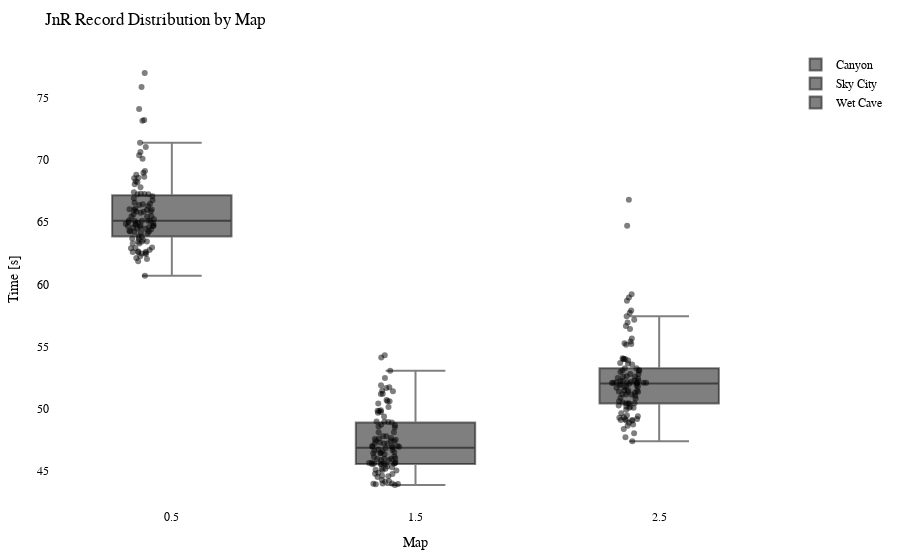

The notebook cell saved with this chart:
### Code cell
import plotly.graph_objects as go
import plotly.io as pio

df = getRecordsDataframe(minigame="Jump and Run")

# Calculate the offset for centering the data points
num_columns = len(df.columns)
offset = 0.5

# Create a Swarm plot using Plotly
fig = go.Figure()

for i, column in enumerate(df.columns):
    x_values = [i + offset] * len(df[column])  # Adjust x-values with offset for horizontal centering
    fig.add_trace(go.Box(x=x_values,
                         y=df[column],
                         name=column,
                         boxpoints='all',
                         pointpos=-0.5,  # Adjust point position to prevent overlapping
                         marker=dict(color='rgba(0,0,0,0.5)', size=6),  # Adjust marker color and size
                         hovertext=df.index,
                         hoverinfo='text+y'))

fig.update_layout(title="JnR Record Distribution by Map",
                  xaxis=dict(title="Map"),
                  yaxis=dict(title="Time [s]"),
                  showlegend=True,
                  font=dict(family="Arial", size=12, color="black"),  # Customize font
                  plot_bgcolor="white",  # Set background color
                  margin=dict(l=50, r=50, t=50, b=50),  # Adjust margins for better layout
                  )

pio.show(fig)

pio.write_html(fig, "out/jump_swarm_plot.html")

### Figure 1 — Plotly figure (JSON) as saved in the notebook; plotly's stock layout.template omitted (floating-point values rounded to 4 significant figures)
{"data": [{"boxpoints": "all", "hoverinfo": "text+y", "hovertext": ["20LeRe10", "agowskyy", "Allooy", "Anni808", "Axollotel", "BacardiSprite", "bawskey", "BusinessBent", "ByNetherdude", "byTobi", "cediiiiii_10", "Chander24", "Chrisi20101", "crocodile1870", "cxl1lo", "DarkCobweb", "deadfiight", "DerBaumIstDerWeg", "Dokkkkko", "Ex4cted", "Falke23_5", "Feinberg", "Fflopse", "ForceFox", "Freeeedom", "frutigall", "GamemasterNiki", "GeneralEnte06", "Gerrygames", "Gobo9", "GrafikKatze", "Grapfen", "Gummibearchen", "H1ghsay", "h4nnes", "Harold_Sensemann", "HerrDante", "Jan2220", "JennieKim", "jimmi1410", "JOW23", "Joy_8oy", "JustK1lling", "KakaMC", "Kanickelul", "Keenaai", "Kokochampi", "Kokochampo", "Kopfradio", "Krusti", "Kyuudo", "LeWi_100", "Livgo", "lizsyy", "LordAlexos", "Lubottus", "Luis_XYZ", "M0orey_0", "marbrueck", "Martomias", "Mincheeen", "MrNulfred", "Mvsk_", "Nexilus", "Ninivee", "officialryzon", "Oronor", "PedroZockt", "Picutar", "PixlNight", "PolizeiDreamy", "Radattel", "Radiokopf", "Raefinzs", "Ritokii", "rXzEr_Justin", "Sackkerl", "SB387", "schmaarek", "ScreamingBlatz", "Sebi1801", "Seemops_8", "Sey__", "Shiewk", "Snitcherella", "SpeckyCut", "StaudammAusHolz", "TheBreadHD", "Tomiokey", "tsuneee", "twitchparaskiill", "Txlentierter", "Umgfoin", "WirdNichtGeladen", "Wissender", "xBaumeisterin", "xX_Dima_ggg_Xx6", "xX_Masha_ggg_Xx9", "ymq_", "yzvm", "zTotito", "_n3d", "_Waldi_"], "marker": {"color": "rgba(0,0,0,0.5)", "size": 6}, "name": "Canyon", "pointpos": -0.5, "type": "box", "x": [0.5, 0.5, 0.5, 0.5, 0.5, 0.5, 0.5, 0.5, 0.5, 0.5, 0.5, 0.5, 0.5, 0.5, 0.5, 0.5, 0.5, 0.5, 0.5, 0.5, 0.5, 0.5, 0.5, 0.5, 0.5, 0.5, 0.5, 0.5, 0.5, 0.5, 0.5, 0.5, 0.5, 0.5, 0.5, 0.5, 0.5, 0.5, 0.5, 0.5, 0.5, 0.5, 0.5, 0.5, 0.5, 0.5, 0.5, 0.5, 0.5, 0.5, 0.5, 0.5, 0.5, 0.5, 0.5, 0.5, 0.5, 0.5, 0.5, 0.5, 0.5, 0.5, 0.5, 0.5, 0.5, 0.5, 0.5, 0.5, 0.5, 0.5, 0.5, 0.5, 0.5, 0.5, 0.5, 0.5, 0.5, 0.5, 0.5, 0.5, 0.5, 0.5, 0.5, 0.5, 0.5, 0.5, 0.5, 0.5, 0.5, 0.5, 0.5, 0.5, 0.5, 0.5, 0.5, 0.5, 0.5, 0.5, 0.5, 0.5, 0.5, 0.5, 0.5], "y": [67.09, 64.73, 63.44, 65.84, 65.5, 63.43, 68.21, 68.97, 75.86, 65.44, 61.86, 74.1, 64.49, 64.12, 66.76, 66.04, 65.16, 63.28, 64.8, 62.6, 65.87, 66.56, 62.12, 64.7, 64.31, 64.48, 64.87, 64.6, 64.41, 60.7, 63.85, 63.67, 64.25, 64.74, 67.25, 64.24, 62.58, 65.86, 65.09, 77.0, 62.75, 68.66, 64.15, 62.9, null, 66.38, 73.22, 70.39, 70.64, 66.0, 64.7, 62.45, 68.56, 62.26, 67.26, 62.53, 67.24, 67.28, 66.93, 64.95, 65.62, 64.9, 71.04, 73.16, 65.02, null, 66.01, 62.62, 63.82, 63.68, 71.39, 66.47, 66.44, 65.1, 70.11, 68.3, 68.54, 66.08, 62.96, 65.11, null, 64.61, 62.04, 63.57, 62.48, 68.81, 65.47, 67.8, 65.23, 63.42, 69.11, 66.3, 64.57, 64.87, 65.97, 62.64, 67.4, 68.04, 62.93, 63.28, 65.76, 64.21, 65.11]}, {"boxpoints": "all", "hoverinfo": "text+y", "hovertext": ["20LeRe10", "agowskyy", "Allooy", "Anni808", "Axollotel", "BacardiSprite", "bawskey", "BusinessBent", "ByNetherdude", "byTobi", "cediiiiii_10", "Chander24", "Chrisi20101", "crocodile1870", "cxl1lo", "DarkCobweb", "deadfiight", "DerBaumIstDerWeg", "Dokkkkko", "Ex4cted", "Falke23_5", "Feinberg", "Fflopse", "ForceFox", "Freeeedom", "frutigall", "GamemasterNiki", "GeneralEnte06", "Gerrygames", "Gobo9", "GrafikKatze", "Grapfen", "Gummibearchen", "H1ghsay", "h4nnes", "Harold_Sensemann", "HerrDante", "Jan2220", "JennieKim", "jimmi1410", "JOW23", "Joy_8oy", "JustK1lling", "KakaMC", "Kanickelul", "Keenaai", "Kokochampi", "Kokochampo", "Kopfradio", "Krusti", "Kyuudo", "LeWi_100", "Livgo", "lizsyy", "LordAlexos", "Lubottus", "Luis_XYZ", "M0orey_0", "marbrueck", "Martomias", "Mincheeen", "MrNulfred", "Mvsk_", "Nexilus", "Ninivee", "officialryzon", "Oronor", "PedroZockt", "Picutar", "PixlNight", "PolizeiDreamy", "Radattel", "Radiokopf", "Raefinzs", "Ritokii", "rXzEr_Justin", "Sackkerl", "SB387", "schmaarek", "ScreamingBlatz", "Sebi1801", "Seemops_8", "Sey__", "Shiewk", "Snitcherella", "SpeckyCut", "StaudammAusHolz", "TheBreadHD", "Tomiokey", "tsuneee", "twitchparaskiill", "Txlentierter", "Umgfoin", "WirdNichtGeladen", "Wissender", "xBaumeisterin", "xX_Dima_ggg_Xx6", "xX_Masha_ggg_Xx9", "ymq_", "yzvm", "zTotito", "_n3d", "_Waldi_"], "marker": {"color": "rgba(0,0,0,0.5)", "size": 6}, "name": "Sky City", "pointpos": -0.5, "type": "box", "x": [1.5, 1.5, 1.5, 1.5, 1.5, 1.5, 1.5, 1.5, 1.5, 1.5, 1.5, 1.5, 1.5, 1.5, 1.5, 1.5, 1.5, 1.5, 1.5, 1.5, 1.5, 1.5, 1.5, 1.5, 1.5, 1.5, 1.5, 1.5, 1.5, 1.5, 1.5, 1.5, 1.5, 1.5, 1.5, 1.5, 1.5, 1.5, 1.5, 1.5, 1.5, 1.5, 1.5, 1.5, 1.5, 1.5, 1.5, 1.5, 1.5, 1.5, 1.5, 1.5, 1.5, 1.5, 1.5, 1.5, 1.5, 1.5, 1.5, 1.5, 1.5, 1.5, 1.5, 1.5, 1.5, 1.5, 1.5, 1.5, 1.5, 1.5, 1.5, 1.5, 1.5, 1.5, 1.5, 1.5, 1.5, 1.5, 1.5, 1.5, 1.5, 1.5, 1.5, 1.5, 1.5, 1.5, 1.5, 1.5, 1.5, 1.5, 1.5, 1.5, 1.5, 1.5, 1.5, 1.5, 1.5, 1.5, 1.5, 1.5, 1.5, 1.5, 1.5], "y": [49.74, 47.5, 47.64, 51.73, 49.8, 45.36, 46.61, 47.21, 51.88, 46.58, 44.57, 54.3, 45.64, 47.28, 48.9, 46.41, 47.42, 43.85, 48.09, 44.15, 47.37, 47.57, 44.74, 44.61, 45.09, 47.78, 47.6, 45.64, 45.17, 43.94, 44.85, 45.58, 45.69, 48.7, 47.2, 45.98, 43.96, 46.17, 45.97, 48.48, 43.98, 48.95, 45.29, 44.76, 51.66, 48.58, 51.19, 49.82, 51.17, 46.68, 46.72, 44.12, 50.69, 45.53, 51.45, 45.57, 49.88, 47.19, 49.37, 46.94, 45.94, 46.89, 50.14, 45.53, 48.96, 51.4, 46.99, 43.93, 45.02, 45.59, 53.04, 46.42, 50.59, 52.47, 46.11, 46.34, 47.01, 54.12, 45.07, 48.67, 46.93, 46.43, 44.26, 45.64, 49.68, 48.93, 45.55, 50.59, 47.77, 45.17, 47.41, null, 46.81, 45.87, 48.1, 45.53, 46.51, 50.42, 43.98, 44.5, 46.98, 45.87, 46.01]}, {"boxpoints": "all", "hoverinfo": "text+y", "hovertext": ["20LeRe10", "agowskyy", "Allooy", "Anni808", "Axollotel", "BacardiSprite", "bawskey", "BusinessBent", "ByNetherdude", "byTobi", "cediiiiii_10", "Chander24", "Chrisi20101", "crocodile1870", "cxl1lo", "DarkCobweb", "deadfiight", "DerBaumIstDerWeg", "Dokkkkko", "Ex4cted", "Falke23_5", "Feinberg", "Fflopse", "ForceFox", "Freeeedom", "frutigall", "GamemasterNiki", "GeneralEnte06", "Gerrygames", "Gobo9", "GrafikKatze", "Grapfen", "Gummibearchen", "H1ghsay", "h4nnes", "Harold_Sensemann", "HerrDante", "Jan2220", "JennieKim", "jimmi1410", "JOW23", "Joy_8oy", "JustK1lling", "KakaMC", "Kanickelul", "Keenaai", "Kokochampi", "Kokochampo", "Kopfradio", "Krusti", "Kyuudo", "LeWi_100", "Livgo", "lizsyy", "LordAlexos", "Lubottus", "Luis_XYZ", "M0orey_0", "marbrueck", "Martomias", "Mincheeen", "MrNulfred", "Mvsk_", "Nexilus", "Ninivee", "officialryzon", "Oronor", "PedroZockt", "Picutar", "PixlNight", "PolizeiDreamy", "Radattel", "Radiokopf", "Raefinzs", "Ritokii", "rXzEr_Justin", "Sackkerl", "SB387", "schmaarek", "ScreamingBlatz", "Sebi1801", "Seemops_8", "Sey__", "Shiewk", "Snitcherella", "SpeckyCut", "StaudammAusHolz", "TheBreadHD", "Tomiokey", "tsuneee", "twitchparaskiill", "Txlentierter", "Umgfoin", "WirdNichtGeladen", "Wissender", "xBaumeisterin", "xX_Dima_ggg_Xx6", "xX_Masha_ggg_Xx9", "ymq_", "yzvm", "zTotito", "_n3d", "_Waldi_"], "marker": {"color": "rgba(0,0,0,0.5)", "size": 6}, "name": "Wet Cave", "pointpos": -0.5, "type": "box", "x": [2.5, 2.5, 2.5, 2.5, 2.5, 2.5, 2.5, 2.5, 2.5, 2.5, 2.5, 2.5, 2.5, 2.5, 2.5, 2.5, 2.5, 2.5, 2.5, 2.5, 2.5, 2.5, 2.5, 2.5, 2.5, 2.5, 2.5, 2.5, 2.5, 2.5, 2.5, 2.5, 2.5, 2.5, 2.5, 2.5, 2.5, 2.5, 2.5, 2.5, 2.5, 2.5, 2.5, 2.5, 2.5, 2.5, 2.5, 2.5, 2.5, 2.5, 2.5, 2.5, 2.5, 2.5, 2.5, 2.5, 2.5, 2.5, 2.5, 2.5, 2.5, 2.5, 2.5, 2.5, 2.5, 2.5, 2.5, 2.5, 2.5, 2.5, 2.5, 2.5, 2.5, 2.5, 2.5, 2.5, 2.5, 2.5, 2.5, 2.5, 2.5, 2.5, 2.5, 2.5, 2.5, 2.5, 2.5, 2.5, 2.5, 2.5, 2.5, 2.5, 2.5, 2.5, 2.5, 2.5, 2.5, 2.5, 2.5, 2.5, 2.5, 2.5, 2.5], "y": [51.73, 52.16, 50.19, 51.47, 51.48, 48.73, 53.25, 52.1, 64.71, 51.88, 49.27, 56.94, 52.09, 52.09, 52.8, 52.23, 51.35, 49.09, 53.08, 48.86, 52.25, 53.68, 47.7, 50.44, 51.83, 52.09, 52.2, 50.81, 51.36, 47.38, 49.3, 49.64, 50.49, 52.56, 52.27, 50.6, 48.37, 50.41, 51.13, 57.9, 49.06, 57.43, 50.16, 48.64, 59.2, 52.79, 58.94, 53.97, 66.79, 53.88, 52.47, 48.02, 56.64, 50.25, 53.56, 49.39, 55.26, 52.12, 52.01, 51.37, 50.44, 51.97, 54.0, 51.69, 52.56, 52.07, 52.6, 49.09, 49.45, 50.39, 58.67, 51.15, 54.05, 56.42, 51.15, 55.41, 57.72, 53.09, 49.92, 51.77, 55.65, 50.89, 49.16, 52.43, 53.05, 53.64, 55.15, 53.98, 55.19, 51.29, 52.95, null, 51.04, 51.47, 51.89, 50.07, 53.25, 57.14, 49.04, 50.07, 52.08, 52.04, 49.14]}], "layout": {"font": {"color": "black", "family": "Arial", "size": 12}, "margin": {"b": 50, "l": 50, "r": 50, "t": 50}, "plot_bgcolor": "white", "showlegend": true, "title": {"text": "JnR Record Distribution by Map"}, "xaxis": {"title": {"text": "Map"}}, "yaxis": {"title": {"text": "Time [s]"}}}}
